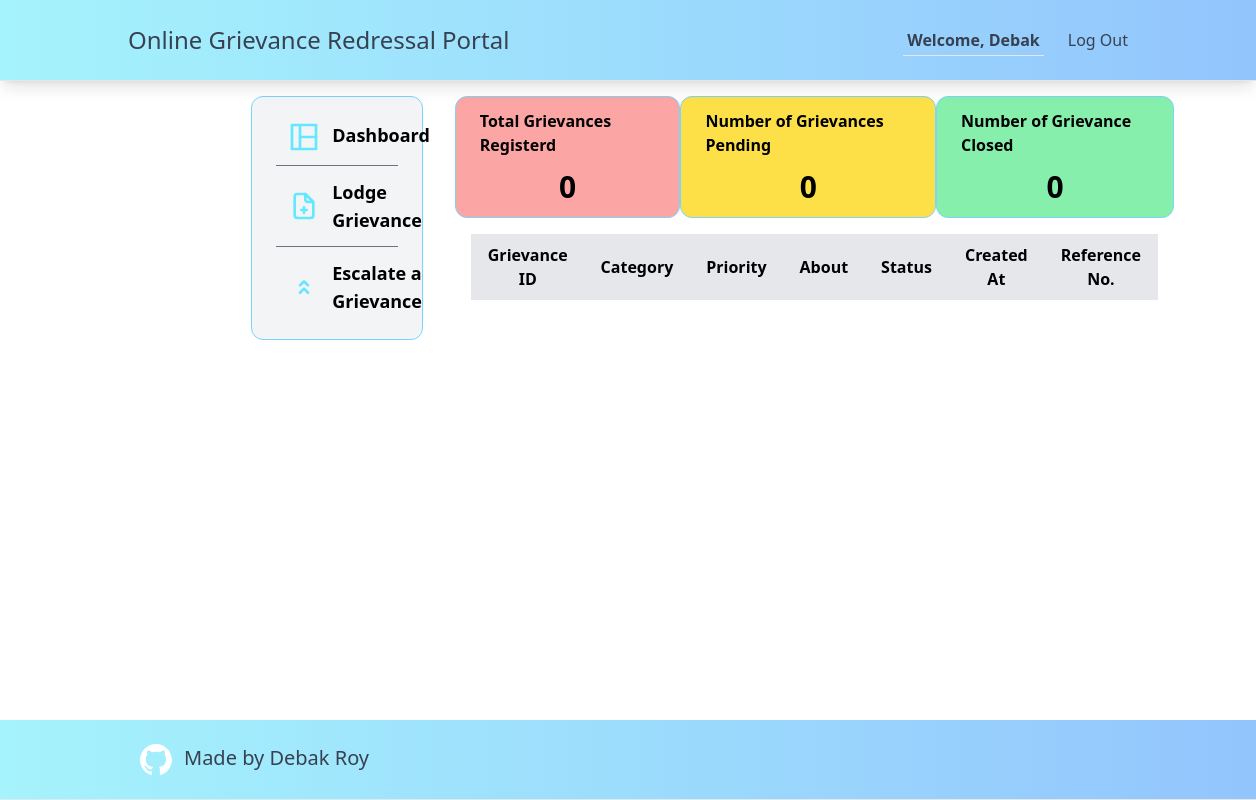
Page /register_grievance (signed in) on the earlier database version.
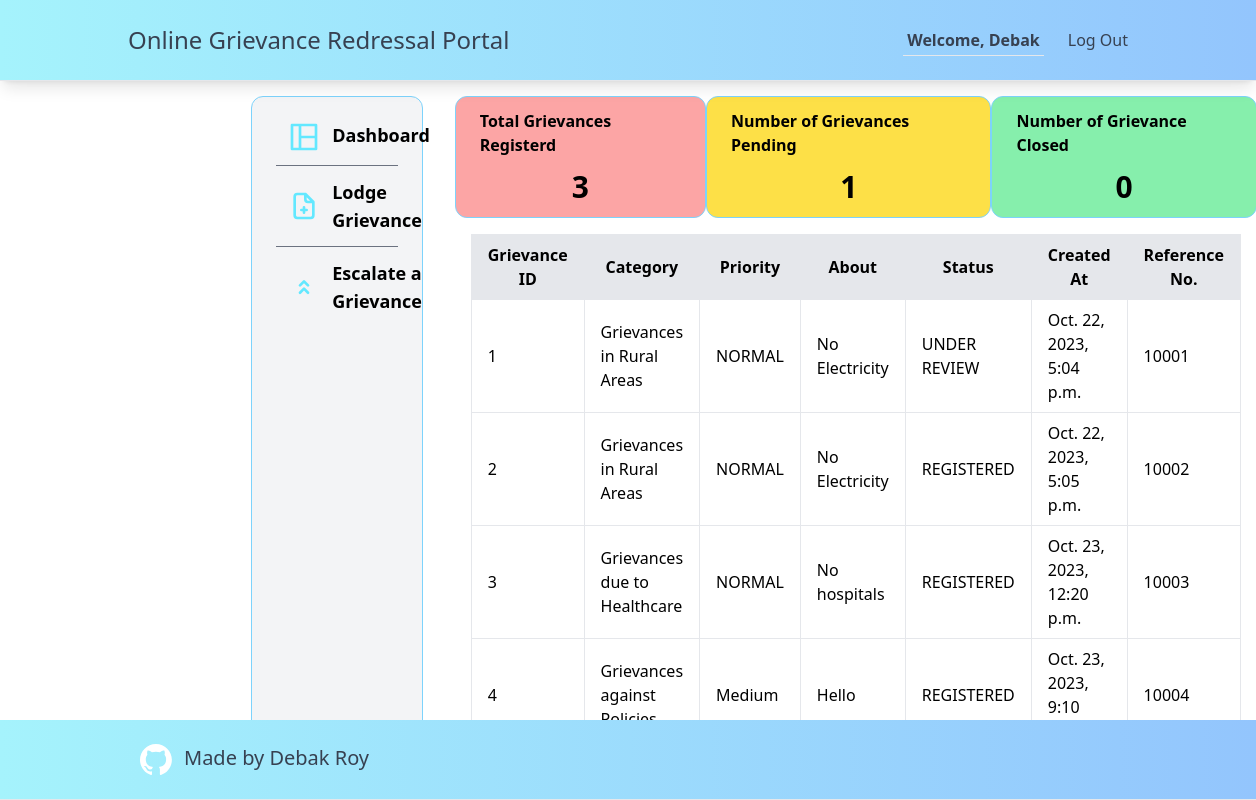
Same page on the later database version.
### app/models.py (models this page shows, shortened)
class User(AbstractUser):
    phone_number = models.IntegerField(default=0)
    address = models.CharField(max_length=500, default="No Value")
    state = models.CharField(max_length=100, default="No Value")
    gender = models.CharField(max_length=50, default="No Value")
    handler = models.BooleanField(default=False)

class Grievance(models.Model):
    user = models.ForeignKey(User, on_delete=models.CASCADE, related_name='user')
    category = models.CharField(max_length=100)
    priority = models.CharField(max_length=100, choices=PRIORITY_CHOICES, default="Normal")
    details = models.CharField(max_length=2000)
    about = models.CharField(max_length=500, default="No Value")
    status = models.CharField(max_length=100, choices=STATUS_CHOICES, default="Registered")
    created_at = models.DateTimeField(auto_now_add=True)
    ref_no = models.IntegerField(default=100)

### app/views.py (the view)
# urls.py: path("register_grievance", views.register_grievance, name="register_grievance"),
def register_grievance(request):
    registered = Grievance.objects.filter(status="REGISTERED", user=request.user)
    underReview = Grievance.objects.filter(status="UNDER REVIEW", user=request.user)
    closed = Grievance.objects.filter(status="CLOSED", user=request.user)
    nreg = len(registered)
    nureview = len(underReview)
    nclose = len(closed)
    grievances = Grievance.objects.filter(user=request.user)
    return render(request, 'app/registerGrievance.html', {
        "registerd": registered,
        "underReview": underReview,
        "closed": closed,
        "count_reg": nreg,
        "count_review": nureview,
        "count_closed": nclose,
        "grievances": grievances,
    })

### app/templates/app/registerGrievance.html
{% extends 'app/dash_base.html' %}
{% load static %}
{% block content %}
    <div class="grow">
        <div class="flex justify-between">
            <div class="font-semibold py-3 px-6 border border-sky-300 bg-red-300 rounded-xl">Total Grievances Registerd <br><p class="text-center mt-3 text-3xl">{{ count_reg }}</p></div>
            <div class="font-semibold py-3 px-6 border border-sky-300 bg-yellow-300 rounded-xl">Number of Grievances Pending <br><p class="text-center mt-3 text-3xl">{{ count_review }}</p></div>
            <div class="font-semibold py-3 px-6 border border-sky-300 bg-green-300 rounded-xl">Number of Grievance Closed <br><p class="text-center mt-3 text-3xl">{{ count_closed }}</p></div>
        </div>
        <div class="p-4 overflow-y-auto overflow-x-auto">
            <table class="min-w-full table-auto border border-collapse">
                <thead>
                    <tr>
                        <th class="py-2 px-4 bg-gray-200 font-semibold border">Grievance ID</th>
                        <th class="py-2 px-4 bg-gray-200 font-semibold border">Category</th>
                        <th class="py-2 px-4 bg-gray-200 font-semibold border">Priority</th>
                        <th class="py-2 px-4 bg-gray-200 font-semibold border">About</th>
                        <th class="py-2 px-4 bg-gray-200 font-semibold border">Status</th>
                        <th class="py-2 px-4 bg-gray-200 font-semibold border">Created At</th>
                        <th class="py-2 px-4 bg-gray-200 font-semibold border">Reference No.</th>
                    </tr>
                </thead>
                <tbody>
                    {% for grievance in grievances %}
                        <tr>
                            <td class="py-2 px-4 border">{{ grievance.id }}</td>
                            <td class="py-2 px-4 border">{{ grievance.category }}</td>
                            <td class="py-2 px-4 border">{{ grievance.priority }}</td>
                            <td class="py-2 px-4 border">{{ grievance.about }}</td>
                            <td class="py-2 px-4 border">{{ grievance.status }}</td>
                            <td class="py-2 px-4 border">{{ grievance.created_at }}</td>
                            <td class="py-2 px-4 border">{{ grievance.ref_no }}</td>
                        </tr>
                    {% endfor %}
                </tbody>
            </table>
        </div>
    </div>
{% endblock %}

### app/templates/app/dash_base.html (shortened to what this page needs)
{% extends 'app/layout.html' %}
{% load static %}
{% block body %}
    <div class="w-3/5 mx-auto mt-24 flex justify-between">
        <div class="mr-8 flex flex-col border border-sky-300 rounded-xl px-6 py-3 bg-gray-100">
            <a class="py-3 text-lg font-bold border-b flex border-gray-500 hover:text-sky-700" href="{% url 'register_grievance' %}"><img class="w-8 mx-3" src="{% static 'images/window-grid.svg' %}" alt="">Dashboard</a>
            <a class="py-3 text-lg font-bold border-b flex border-gray-500 hover:text-sky-700" href="{% url 'lodge_grievance' %}"><img class="w-8 mx-3" src="{% static 'images/file-plus.svg' %}" alt="">Lodge Grievance</a>
            <a class="py-3 text-lg font-bold flex hover:text-sky-700" href="{% url 'escalate' %}"><img class="w-8 mx-3" src="{% static 'images/angle-double-up.svg' %}" alt="">Escalate a Grievance</a>
        </div>
        {% block content %}
        {% endblock %}
    </div>
{% endblock %}
{% block footer %}
    <footer class="mt-auto px-32 py-6 flex justify-between border-b border-gray-200 absolute right-0 left-0 bottom-0 bg-gradient-to-r from-cyan-200 to-blue-300">
        <a href="https://github.com/slayeh17" class="text-xl text-gray-700 hover:underline flex"><img src="{% static 'images/github-mark-white.svg' %}" class="w-8 mx-3">Made by Debak Roy</a>
    </footer>
{% endblock %}

### app/templates/app/layout.html (shortened to what this page needs)
{% load static %}
<!DOCTYPE html>
<html lang="en">
    <head>
        <script src="https://cdn.tailwindcss.com"></script>
    </head>
    <body>
            <nav class="px-32 py-6 flex justify-between items-center border-b border-gray-200 fixed right-0 left-0 top-0 bg-gradient-to-r from-cyan-200 to-blue-300 text-gray-700 shadow-lg">
            <a class="text-2xl" href="/">Online Grievance Redressal Portal</a>
            <div>
              <ul class="flex space-x-6">
                {% if user.is_authenticated %}
                    <li class="nav-item">
                        <a class="p-1 border-b border-gray-200" href="#"><strong>Welcome, {{ user.username }}</strong></a>
                    </li>
                {% endif %}
                {% if user.is_authenticated %}
                    <li class="nav-item">
                        <a class="hover:underline" href="{% url 'logout' %}">Log Out</a>
                    </li>
                {% endif %}
              </ul>
            </div>
          </nav>
        <div class="body">
            {% block body %}
            {% endblock %}
        </div>
        {% block footer %}{% endblock %}
    </body>
</html>

Differences in the rows shown:
added Grievance: id "1", category "Grievances in Rural Areas", priority "NORMAL", about "No Electricity", status "UNDER REVIEW", created_at "Oct. 22, 2023, 5:04 p.m.", ref_no "10001"
added Grievance: id "2", category "Grievances in Rural Areas", priority "NORMAL", about "No Electricity", status "REGISTERED", created_at "Oct. 22, 2023, 5:05 p.m.", ref_no "10002"
added Grievance: id "3", category "Grievances due to Healthcare", priority "NORMAL", about "No hospitals", status "REGISTERED", created_at "Oct. 23, 2023, 12:20 p.m.", ref_no "10003"
added Grievance: id "4", category "Grievances against Policies", priority "Medium", about "Hello", status "REGISTERED", created_at "Oct. 23, 2023, 9:10 p.m.", ref_no "10004"
Other differences:
{{ count_reg }}: "0" → "3"
{{ count_review }}: "0" → "1"
